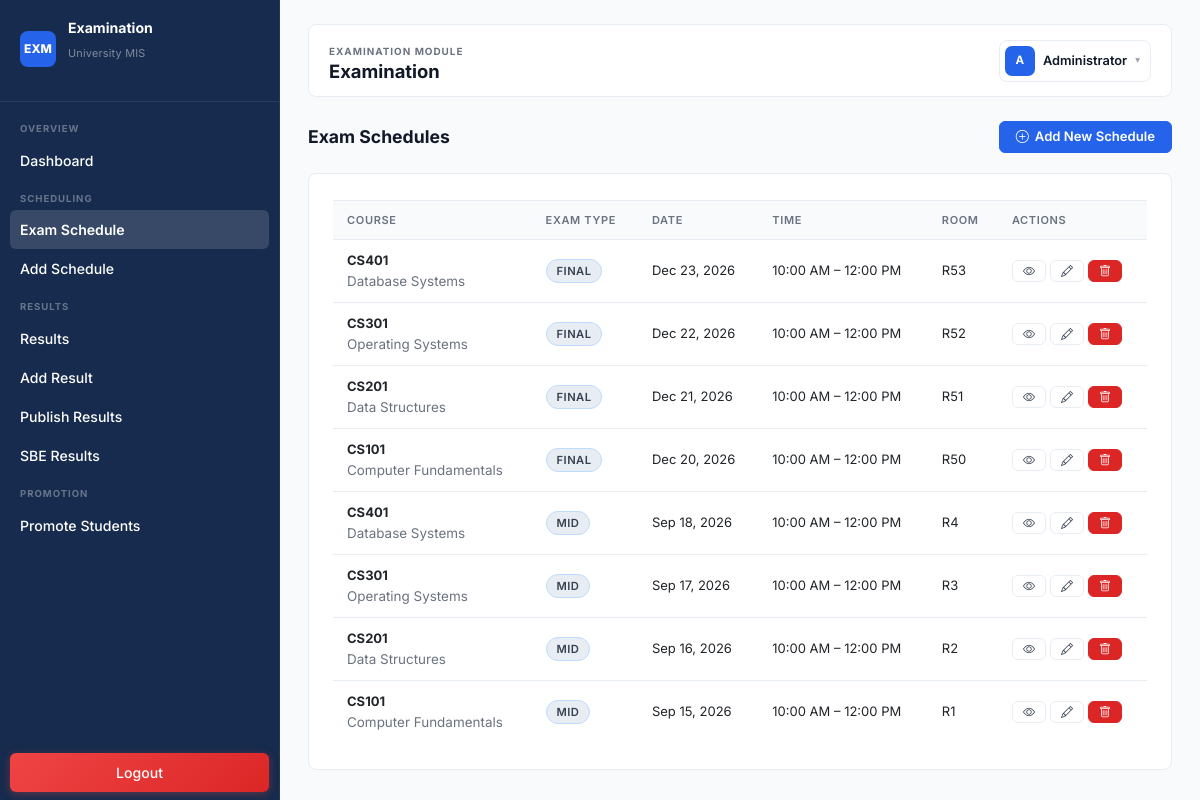
Page /examination/schedule/index.php (signed in) on the earlier database version.
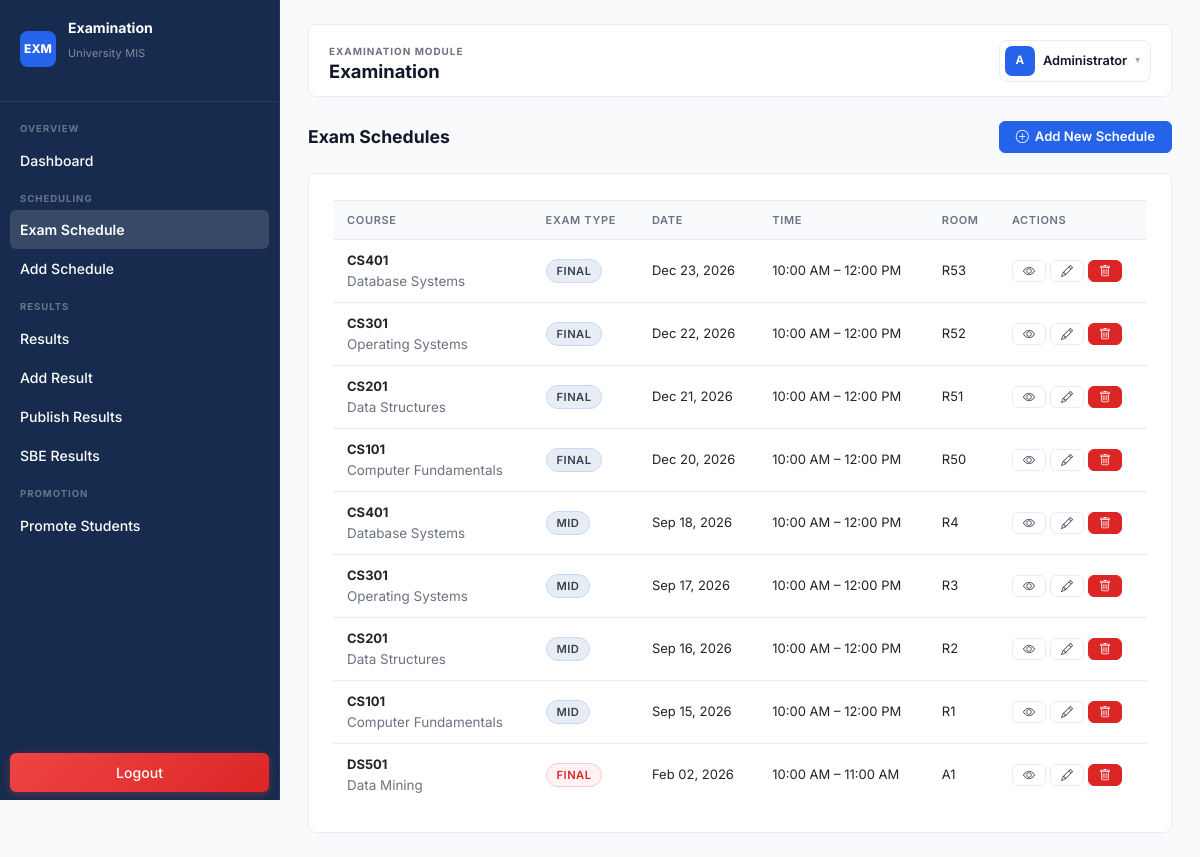
Same page on the later database version.
### tables this page shows
CREATE TABLE `exam_schedules` (
  `exam_id` int(11) NOT NULL,
  `course_id` int(11) NOT NULL,
  `exam_type` varchar(30) NOT NULL,
  `date` date NOT NULL,
  `start_time` time NOT NULL,
  `end_time` time NOT NULL,
  `room` varchar(30) NOT NULL,
  `status` enum('Scheduled','Ongoing','Completed','Cancelled') NOT NULL DEFAULT 'Scheduled',
  `created_at` timestamp NOT NULL DEFAULT current_timestamp()
);

CREATE TABLE `courses` (
  `course_id` int(11) NOT NULL,
  `course_code` varchar(20) NOT NULL,
  `course_name` varchar(100) DEFAULT NULL,
  `course_title` varchar(150) NOT NULL,
  `program_id` int(11) DEFAULT NULL,
  `credit_hours` tinyint(4) NOT NULL DEFAULT 3,
  `description` text DEFAULT NULL,
  `department_id` int(11) DEFAULT NULL,
  `semester_id` int(11) NOT NULL,
  `status` enum('Active','Inactive') NOT NULL DEFAULT 'Active',
  `created_at` timestamp NOT NULL DEFAULT current_timestamp(),
  `semester_name` varchar(40) DEFAULT NULL,
  `teacher_id` int(11) DEFAULT NULL
);

### config/db_connect.php (called while the page is built, shortened)
<?php
$host = "localhost";
$user = "root";
$password = "";
$database = "university_mis";
$conn = mysqli_connect($host, $user, $password, $database);
mysqli_set_charset($conn, "utf8mb4");
if (!function_exists('getConnection')) {
    function getConnection() {
        global $conn;
        return $conn;
    }
}
?>

### examination/models/ExamSchedule.php (called while the page is built, shortened)
<?php
require_once '../../config/db_connect.php';
class ExamSchedule {
    private $conn;
    public function __construct() {
        $this->conn = getConnection();
    }
    public function getAll() {
        $sql = "SELECT es.*, c.course_name, c.course_code, c.credit_hours,
                       p.program_name, p.program_code
                FROM exam_schedules es
                JOIN courses c ON es.course_id = c.course_id
                JOIN programs p ON c.program_id = p.program_id
                ORDER BY es.date DESC, es.start_time DESC";
        $result = $this->conn->query($sql);
        if ($result && $result->num_rows > 0) {
            return $result->fetch_all(MYSQLI_ASSOC);
        }
        return [];
    }
}
?>

### examination/schedule/index.php (the view, shortened to what the changed rows need)
<?php
require_once '../../config/db_connect.php';
require_once '../models/ExamSchedule.php';
include '../includes/header.php';
$model = new ExamSchedule();
$schedules = $model->getAll();
$highlight_id = isset($_GET['highlight']) ? intval($_GET['highlight']) : 0;
?>
<div class="content-area" id="contentArea">
    <div class="card">
        <div class="card-content">
            <?php if (empty($schedules)): ?>
                <div class="empty-state">
                    <div class="empty-state-icon">&#128197;</div>
                    <p class="empty-state-text">No exam schedules found</p>
                </div>
            <?php else: ?>
                <div class="table-responsive">
                    <table class="data-table datatable" id="scheduleTable">
                        <thead>
                            <tr>
                                <th>Course</th>
                                <th>Exam Type</th>
                                <th>Date</th>
                                <th>Time</th>
                                <th>Room</th>
                                <th>Actions</th>
                            </tr>
                        </thead>
                        <tbody>
                            <?php foreach ($schedules as $schedule): ?>
                                <tr id="row-<?php echo $schedule['exam_id']; ?>"
                                    style="<?php echo ($highlight_id == $schedule['exam_id']) ? 'background-color: #fff3cd; border-left: 4px solid #ffc107;' : ''; ?>">
                                    <td>
                                        <strong><?php echo htmlspecialchars($schedule['course_code']); ?></strong><br>
                                        <span class="muted"><?php echo htmlspecialchars($schedule['course_name']); ?></span>
                                    </td>
                                    <td>
                                        <?php
                                        $typeColors = [
                                            'mid' => 'background:var(--warning-bg);color:var(--warning);border:1px solid var(--warning-border);',
                                            'final' => 'background:var(--danger-bg);color:var(--danger);border:1px solid var(--danger-border);',
                                            'quiz' => 'background:var(--info-bg);color:var(--accent);border:1px solid var(--info-border);',
                                            'lab' => 'background:#F3E8FF;color:#7c3aed;border:1px solid #DDD6FE;',
                                        ];
                                        $typeStyle = $typeColors[$schedule['exam_type']] ?? 'background:var(--border);color:var(--text);';
                                        ?>
                                        <span class="status-badge" style="<?php echo $typeStyle; ?>">
                                            <?php echo strtoupper(htmlspecialchars($schedule['exam_type'])); ?>
                                        </span>
                                    </td>
                                    <td><?php echo date('M d, Y', strtotime($schedule['date'])); ?></td>
                                    <td>
                                        <?php echo date('h:i A', strtotime($schedule['start_time'])); ?> &ndash;
                                        <?php echo date('h:i A', strtotime($schedule['end_time'])); ?>
                                    </td>
                                    <td><?php echo htmlspecialchars($schedule['room']); ?></td>
                                    <td>
                                        <div style="display:flex;gap:4px;">
                                            <a href="view.php?id=<?php echo $schedule['exam_id']; ?>" class="btn btn-outline" style="padding:4px 10px;font-size:12px;" title="View">
                                                <i class="bi bi-eye"></i>
                                            </a>
                                            <a href="edit.php?id=<?php echo $schedule['exam_id']; ?>" class="btn btn-outline" style="padding:4px 10px;font-size:12px;" title="Edit">
                                                <i class="bi bi-pencil"></i>
                                            </a>
                                            <a href="delete.php?id=<?php echo $schedule['exam_id']; ?>" class="btn btn-danger" style="padding:4px 10px;font-size:12px;" title="Delete"
                                               onclick="return confirm('Are you sure you want to delete this exam schedule?')">
                                                <i class="bi bi-trash"></i>
                                            </a>
                                        </div>
                                    </td>
                                </tr>
                            <?php endforeach; ?>
                        </tbody>
                    </table>
                </div>
            <?php endif; ?>
        </div>
    </div>
</div>
<?php include '../includes/footer.php'; ?>

Differences in the rows shown:
added exam_schedules: course.course_code "DS501", course.course_name "Data Mining", exam_type "FINAL", date "Feb 02, 2026", start_time "10:00 AM", end_time "11:00 AM", room "A1"
